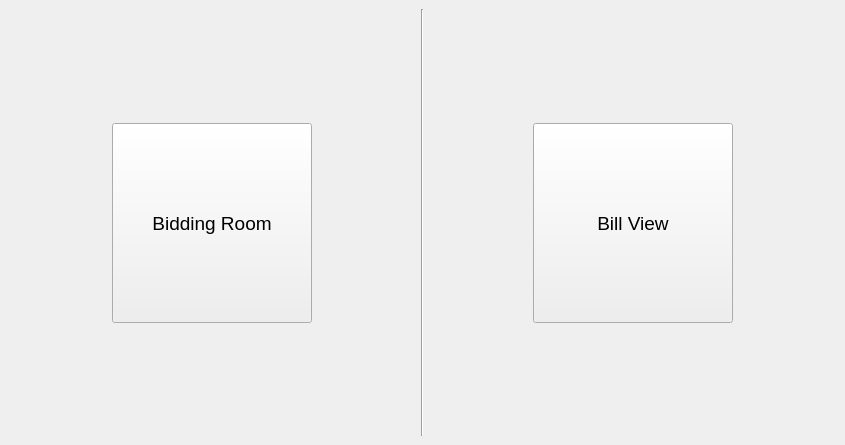
<?xml version="1.0" encoding="UTF-8"?>
<ui version="4.0">
 <class>MainWindow</class>
 <widget class="QMainWindow" name="MainWindow">
  <property name="geometry">
   <rect>
    <x>0</x>
    <y>0</y>
    <width>845</width>
    <height>445</height>
   </rect>
  </property>
  <property name="windowTitle">
   <string>Bid application - Bidder View</string>
  </property>
  <widget class="QWidget" name="centralwidget">
   <layout class="QGridLayout" name="gridLayout_3">
    <item row="0" column="1">
     <spacer name="verticalSpacer_2">
      <property name="orientation">
       <enum>Qt::Vertical</enum>
      </property>
      <property name="sizeHint" stdset="0">
       <size>
        <width>20</width>
        <height>105</height>
       </size>
      </property>
     </spacer>
    </item>
    <item row="0" column="3" rowspan="3">
     <widget class="Line" name="line">
      <property name="orientation">
       <enum>Qt::Vertical</enum>
      </property>
     </widget>
    </item>
    <item row="0" column="5">
     <spacer name="verticalSpacer_3">
      <property name="orientation">
       <enum>Qt::Vertical</enum>
      </property>
      <property name="sizeHint" stdset="0">
       <size>
        <width>20</width>
        <height>105</height>
       </size>
      </property>
     </spacer>
    </item>
    <item row="1" column="0">
     <spacer name="horizontalSpacer">
      <property name="orientation">
       <enum>Qt::Horizontal</enum>
      </property>
      <property name="sizeHint" stdset="0">
       <size>
        <width>94</width>
        <height>20</height>
       </size>
      </property>
     </spacer>
    </item>
    <item row="1" column="1">
     <widget class="QPushButton" name="biddingRoomBtn">
      <property name="sizePolicy">
       <sizepolicy hsizetype="MinimumExpanding" vsizetype="MinimumExpanding">
        <horstretch>0</horstretch>
        <verstretch>0</verstretch>
       </sizepolicy>
      </property>
      <property name="minimumSize">
       <size>
        <width>200</width>
        <height>200</height>
       </size>
      </property>
      <property name="font">
       <font>
        <pointsize>14</pointsize>
       </font>
      </property>
      <property name="text">
       <string>Bidding Room</string>
      </property>
     </widget>
    </item>
    <item row="1" column="2">
     <spacer name="horizontalSpacer_2">
      <property name="orientation">
       <enum>Qt::Horizontal</enum>
      </property>
      <property name="sizeHint" stdset="0">
       <size>
        <width>94</width>
        <height>20</height>
       </size>
      </property>
     </spacer>
    </item>
    <item row="1" column="4">
     <spacer name="horizontalSpacer_3">
      <property name="orientation">
       <enum>Qt::Horizontal</enum>
      </property>
      <property name="sizeHint" stdset="0">
       <size>
        <width>94</width>
        <height>20</height>
       </size>
      </property>
     </spacer>
    </item>
    <item row="1" column="5">
     <widget class="QPushButton" name="billViewBtn">
      <property name="sizePolicy">
       <sizepolicy hsizetype="MinimumExpanding" vsizetype="MinimumExpanding">
        <horstretch>0</horstretch>
        <verstretch>0</verstretch>
       </sizepolicy>
      </property>
      <property name="minimumSize">
       <size>
        <width>200</width>
        <height>200</height>
       </size>
      </property>
      <property name="font">
       <font>
        <pointsize>14</pointsize>
       </font>
      </property>
      <property name="text">
       <string>Bill View</string>
      </property>
     </widget>
    </item>
    <item row="1" column="6">
     <spacer name="horizontalSpacer_4">
      <property name="orientation">
       <enum>Qt::Horizontal</enum>
      </property>
      <property name="sizeHint" stdset="0">
       <size>
        <width>94</width>
        <height>20</height>
       </size>
      </property>
     </spacer>
    </item>
    <item row="2" column="1">
     <spacer name="verticalSpacer">
      <property name="orientation">
       <enum>Qt::Vertical</enum>
      </property>
      <property name="sizeHint" stdset="0">
       <size>
        <width>20</width>
        <height>104</height>
       </size>
      </property>
     </spacer>
    </item>
    <item row="2" column="5">
     <spacer name="verticalSpacer_4">
      <property name="orientation">
       <enum>Qt::Vertical</enum>
      </property>
      <property name="sizeHint" stdset="0">
       <size>
        <width>20</width>
        <height>104</height>
       </size>
      </property>
     </spacer>
    </item>
   </layout>
  </widget>
 </widget>
 <resources/>
 <connections/>
</ui>
